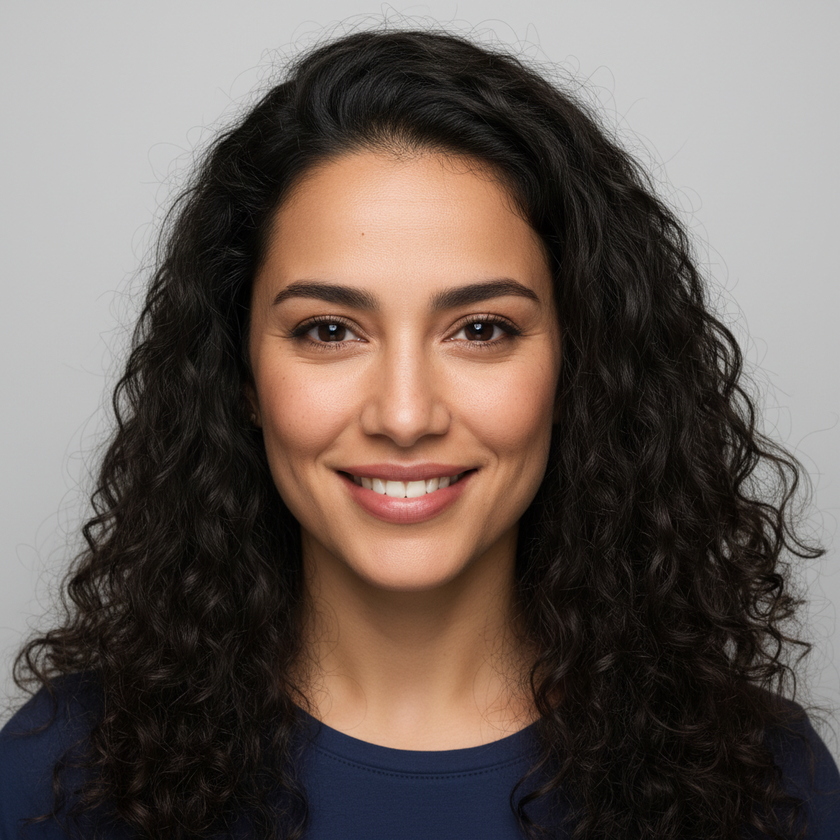
#> input picture image-1785078564125.png, 840 x 840 px, shrunk from 1024 x 1024 before the run
$ python -i placement.py   (imports and definitions only)
#> lines starting #> are read from the running program, lines starting #| are printed output that depends on the picture
# -*- coding: utf-8 -*-
"""Put the copy where the canvas is CLEAR — measured, not hoped.

REVIEWER (2026-07-26, on the v7 render): «التلت العلوي فاضي 99%… يعني تقريباً نص البوستر مفيهوش
أي معلومة، وكل الحمل واقع على التلت السفلي المزنوق. الهيدلاين مكانه الطبيعي فوق في الفراغ ده —
وكده بتحل مشكلتين بضربة واحدة: الكونتراست والتوزيع».

The layout has always defaulted the copy to the bottom band while the scene model happily
leaves a third of the canvas empty. This measures each horizontal band's BUSYNESS (local
detail) and offers the clearest one as the copy's home. Deterministic Pillow arithmetic;
returns None when no band is meaningfully clearer than the rest, so a deliberately full-bleed
composition keeps its designed layout.
"""
from __future__ import annotations

import logging
from pathlib import Path
from typing import Optional, Tuple

logger = logging.getLogger(__name__)


def _band_busyness(gray, x0, y0, x1, y1) -> float:
    """Mean local detail inside the box: the stddev of the band plus edge density from a
    small-kernel difference — a plain gradient scores LOW (it can host copy), a face or a
    product scores HIGH."""
    from PIL import ImageFilter, ImageStat
    crop = gray.crop((x0, y0, x1, y1))
    stat = ImageStat.Stat(crop)
    edges = crop.filter(ImageFilter.FIND_EDGES)
    edge_stat = ImageStat.Stat(edges)
    return float(stat.stddev[0]) * 0.4 + float(edge_stat.mean[0]) * 0.6


def clearest_copy_zone(background: "str | Path", *, product_zone: Optional[tuple] = None,
                       min_advantage: float = 0.30) -> Optional[Tuple[float, float, float]]:
    """The (x, y, w) text_box for the clearest horizontal third — or None.

    `product_zone` (x, y, h fractions) is excluded from candidacy: the copy must not move ONTO
    the composited product while fleeing a busy background. `min_advantage` is how much clearer
    (relative) the winner must be than the busiest band — below that, the canvas is uniform and
    the DESIGNED layout stands."""
#> called with background = '../image-1785078564125.png', min_advantage = 0.3
    try:
        from PIL import Image
        with Image.open(str(background)) as im:
#> im is the input picture: PIL image 840x840 RGB; mean R, G, B 106.3, 94.7, 88.7
            gray = im.convert("L")
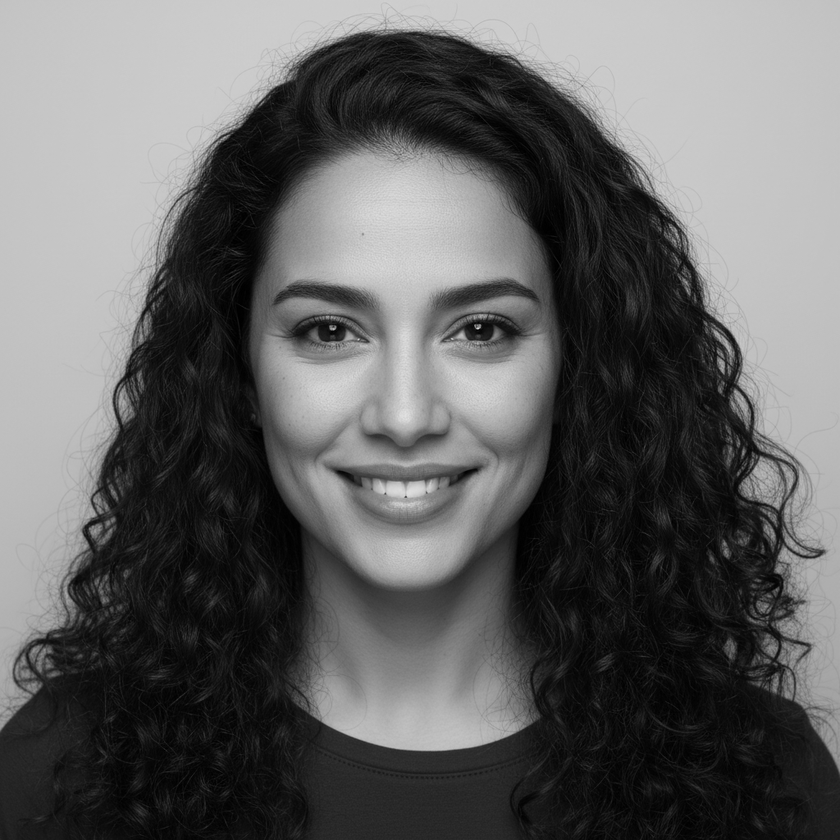
#> gray: PIL image 840x840 L; min 0, max 225, mean 97.5
            W, H = gray.size
#> W = 840; H = 840
            bands = {
                "top": (0, 0, W, int(H * 0.33)),
                "middle": (0, int(H * 0.33), W, int(H * 0.66)),
                "bottom": (0, int(H * 0.66), W, H),
            }
            scores = {k: _band_busyness(gray, *box) for k, box in bands.items()}
#> in _band_busyness, `crop = gray.crop((x0, y0, x1, y1))`:
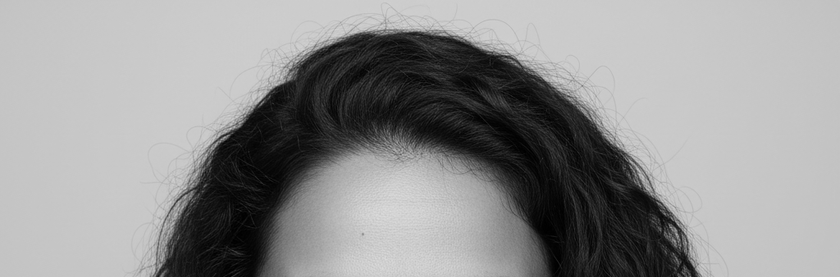
#> crop: PIL image 840x277 L; min 0, max 222, mean 146.7
#> in _band_busyness, `edges = crop.filter(ImageFilter.FIND_EDGES)`:
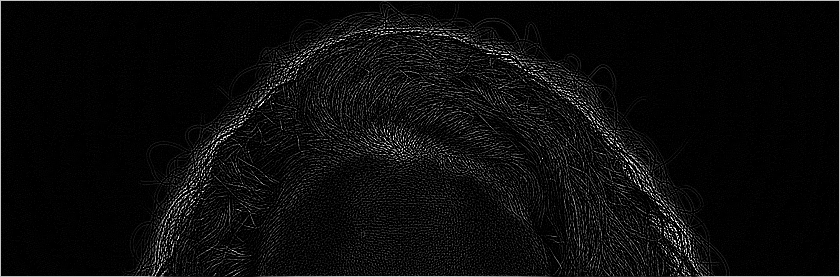
#> edges: PIL image 840x277 L; min 0, max 255, mean 12.4
#> call 2 of _band_busyness, with x0 = 0, y0 = 277, x1 = 840, y1 = 554
#> in _band_busyness (call 2), `crop = gray.crop((x0, y0, x1, y1))`:
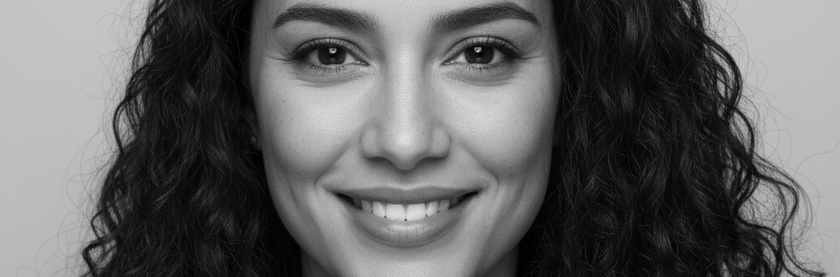
#> crop: PIL image 840x277 L; min 0, max 225, mean 98.8
#> in _band_busyness (call 2), `edges = crop.filter(ImageFilter.FIND_EDGES)`:
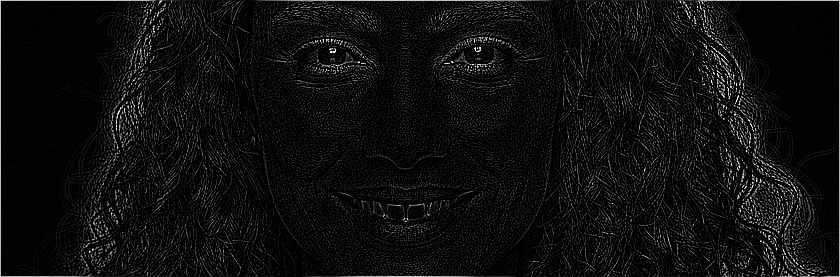
#> edges: PIL image 840x277 L; min 0, max 255, mean 14.4
#> call 3 of _band_busyness, with x0 = 0, y0 = 554, x1 = 840, y1 = 840
#> in _band_busyness (call 3), `crop = gray.crop((x0, y0, x1, y1))`:
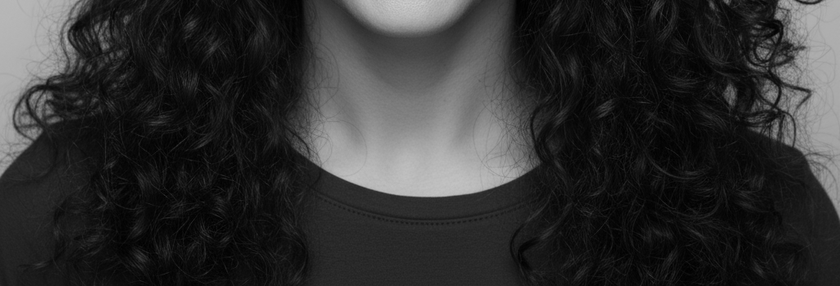
#> crop: PIL image 840x286 L; min 0, max 204, mean 48.5
#> in _band_busyness (call 3), `edges = crop.filter(ImageFilter.FIND_EDGES)`:
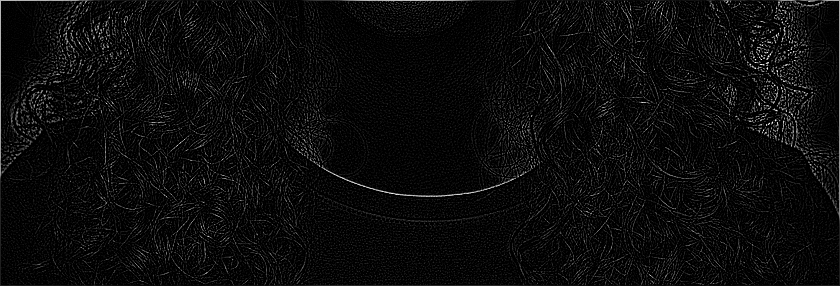
#> edges: PIL image 840x286 L; min 0, max 255, mean 11.7
#> scores = {'top': 37.69, 'middle': 38.02, 'bottom': 27.7}
    except Exception:  # noqa: BLE001
        return None

    if product_zone:
        py = float(product_zone[1])
        ph = float(product_zone[2]) if len(product_zone) > 2 else 0.4
        for name, (x0, y0, x1, y1) in bands.items():
            b0, b1 = y0 / H, y1 / H
            if b0 < py + ph and b1 > py:            # the band overlaps the product
                scores[name] = scores.get(name, 0) + 1e6

    best = min(scores, key=scores.get)
#> best = 'bottom'
    worst = max(scores.values())
#> worst = 38.02
    if worst <= 0 or (worst - scores[best]) / worst < float(min_advantage):
        return None
    logger.info("[placement] copy -> %s band (busyness %s)",
                best, {k: round(v, 1) for k, v in scores.items()})
    y = {"top": 0.07, "middle": 0.38, "bottom": 0.62}[best]
    return (0.06, y, 0.88)


# [71 lines left out: functions _surface_row, confirm_product_zone, not called in this run]

>>> result = clearest_copy_zone('../image-1785078564125.png')
